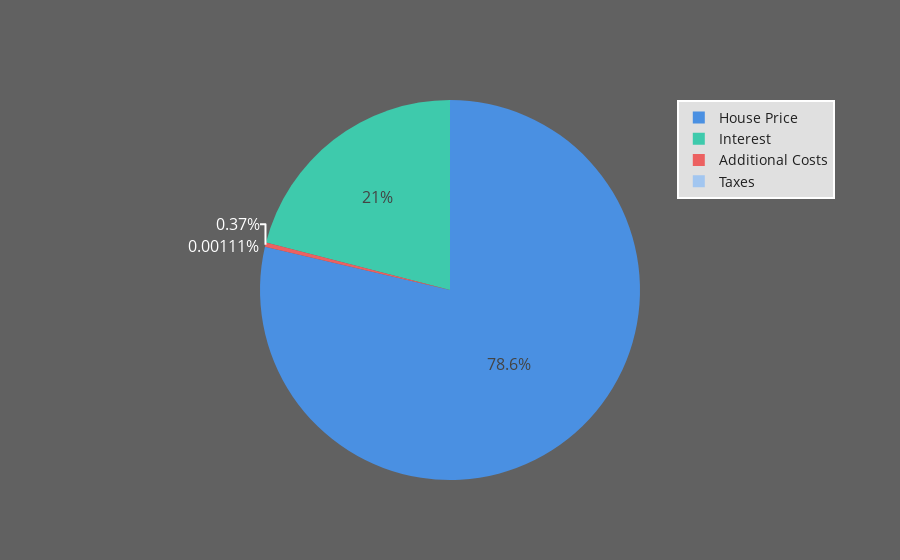

This figure's notebook cell:
### Code cell
pie_data = {
    'House Price': mortgage.house_price,
    'Taxes': mortgage.taxes,
    'Interest': mortgage.total_interest_paid,
    'Additional Costs': mortgage.cost,
}

fig = go.Figure(data=[go.Pie(labels=list(pie_data.keys()), values=list(pie_data.values()))])
fig.show()

### Figure 1 — Plotly figure (JSON) as saved in the notebook; plotly's stock layout.template omitted (floating-point values rounded to 4 significant figures)
{"data": [{"labels": ["House Price", "Taxes", "Interest", "Additional Costs"], "type": "pie", "values": [425000, 6, 113400.0, 2000]}], "layout": {}}
